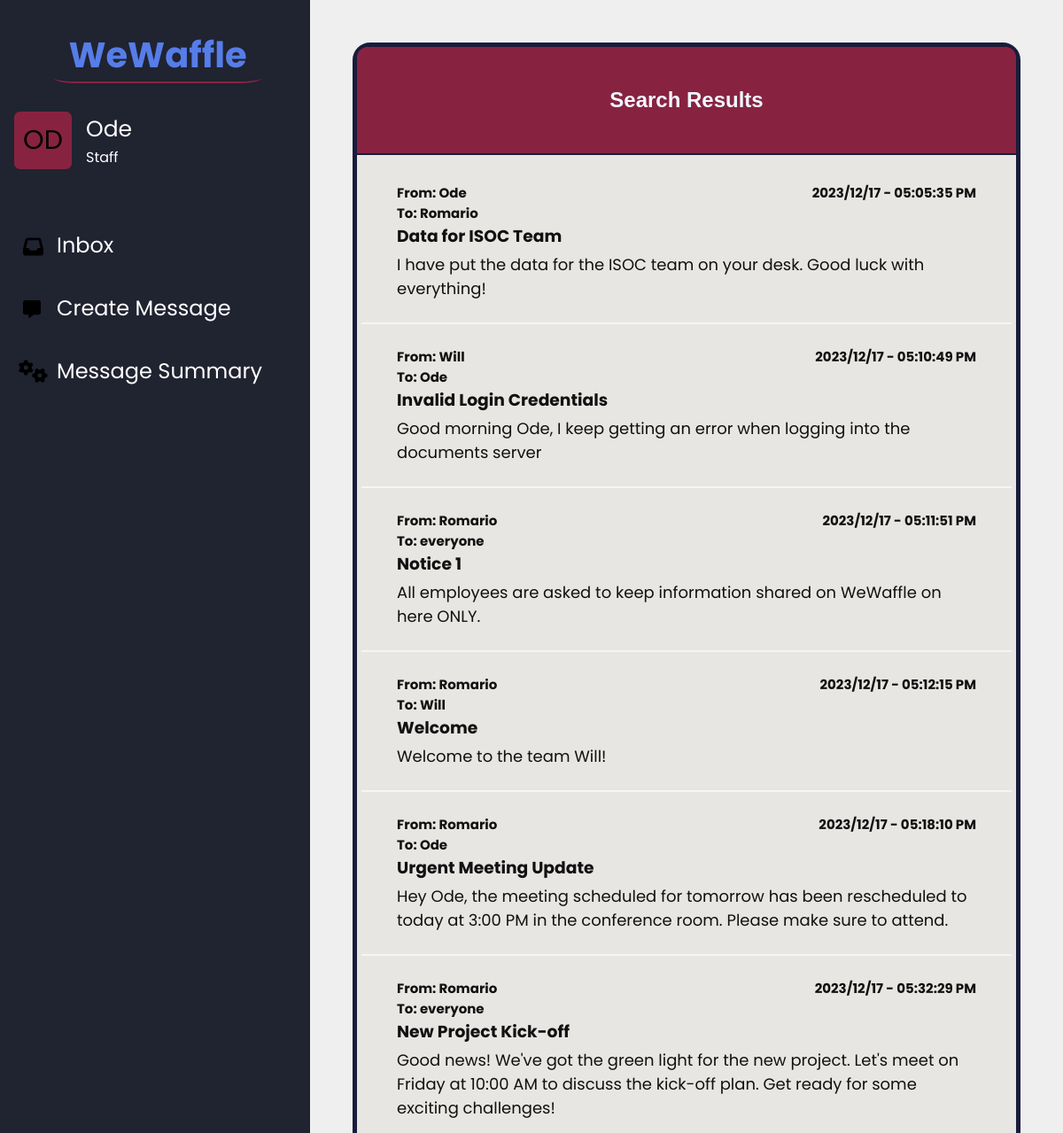
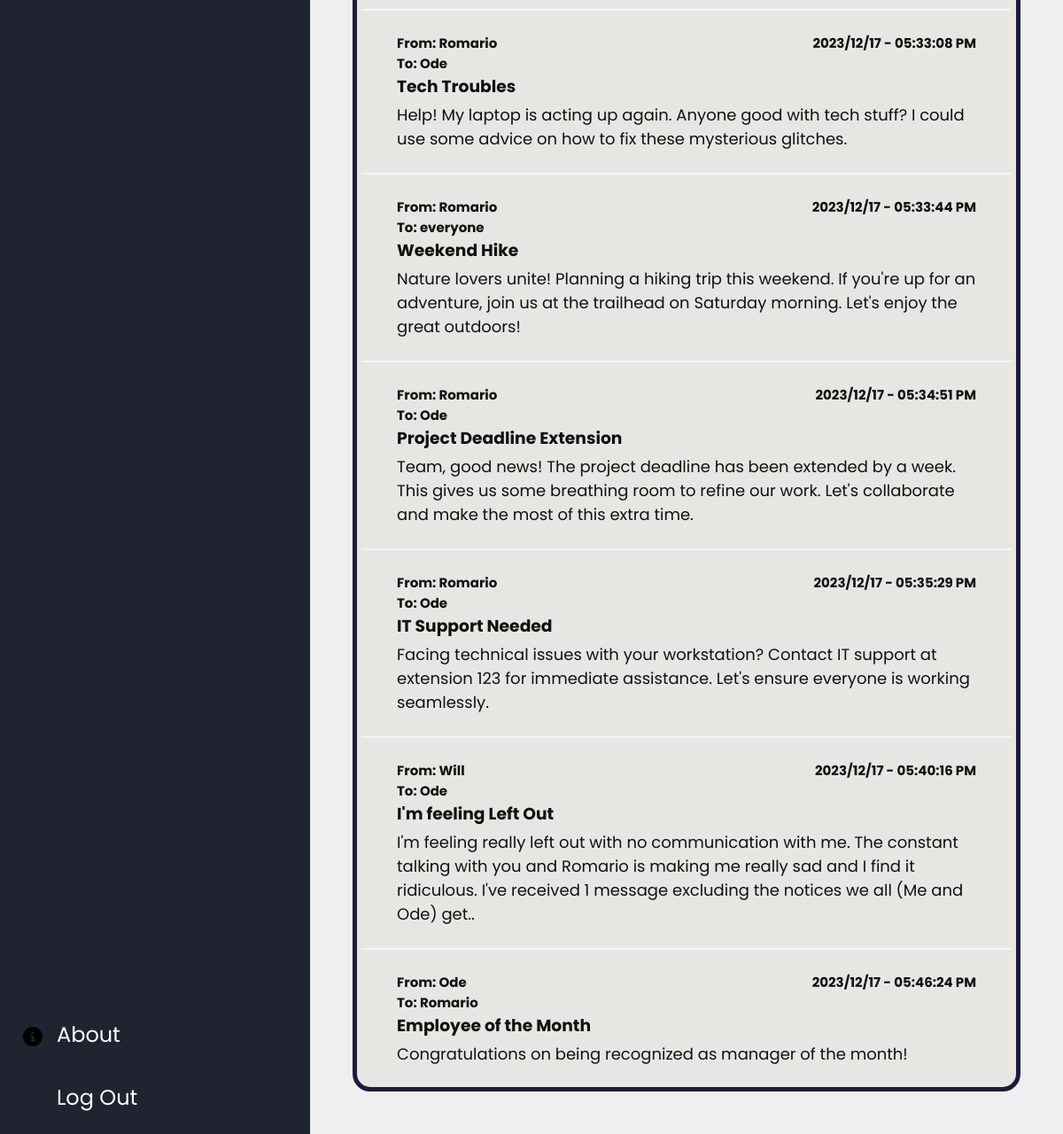
Page /return_search.php (signed in) on the committed database (2 pictures, top to bottom).
### tables this page shows
CREATE TABLE `message` (
  `sender` varchar(30) NOT NULL,
  `receiver` varchar(30) NOT NULL,
  `messageTitle` varchar(70) NOT NULL,
  `message` varchar(255) NOT NULL,
  `datesent` datetime NOT NULL DEFAULT '0000-00-00 00:00:00' ON UPDATE current_timestamp(),
  `status` varchar(10) NOT NULL DEFAULT 'unread'
);

### return_search.php (the view, shortened to what this page needs)
<?php
$conn = mysqli_connect("localhost", "root", "", "wewafflesystem");
?>
<!DOCTYPE html>
<html lang="en">
<head>
    <link rel="stylesheet" href="./styles.css">
</head>
<body>
    <div class="message-container">
        <div class="menu">
            <div class=menuCompanyName>
                <p>WeWaffle</p>
            </div>
            <div class="userInfo">
                <div class="userProfile">
                    <div class="ProfileBox">
                        <?php echo strtoupper(substr($_SESSION['username'],0,2))  ?>
                    </div>
                    <div class="username">
                        <p id="displayName"><?php echo $_SESSION['username'] ?></p>
                        <p id="displayRole"> <?php echo $_SESSION['userRole'] ?> </p>
                    </div>
                </div>
            </div>
            <div class="menuOptions">
                <div class="topMenu">
                    <p id="inbox"><a href="./message.php">Inbox</a></p>
                    <p id="createMsg"><a href="./create_message.php">Create Message</a></p>
                    <p id="msgSummary"><a href="./message_summary.php">Message Summary</a></p>
                </div>
                <div class="bottomMenu">
                    <p id="about"><a href="./about.php">About</a></p>
                    <p id="logout"><a href="./logout.php">Log Out</a></p>
                </div>
            </div>
        </div>
        <div class="message-body">
            <div class="inbox-left">
                <div class="inbox-header">
                    <h2> Search Results </h2>
                </div>
                <div class="inbox-messages-holder">
                <?php
                    $searchQuery = trim($_POST['messageText']);
                    $getmessages = mysqli_query($conn,"SELECT * FROM message WHERE message='$searchQuery' OR message LIKE '%$searchQuery%'");
                        if ($getmessages->num_rows > 0){
                            while($rowMsg=$getmessages->fetch_assoc()){
                                $dateTimeFromDatabase = $rowMsg['datesent'];
                                $dateObject = new DateTime($dateTimeFromDatabase);
                                $timeIn12HourFormat = $dateObject->format('h:i:s A');
                                $dateInYYYYMMDDFormat = $dateObject->format('Y/m/d');
                                echo"
                                        <div class='inbox-messages'>
                                            <div class='message-info'>
                                                <div class='sender'>
                                                    <p>From: ".$rowMsg['sender']."</p>
                                                    <p>To: ".$rowMsg['receiver']."</p>
                                                </div>
                                                <div class='date'>
                                                    <h4>".$dateInYYYYMMDDFormat." - ".$timeIn12HourFormat ."</h4>
                                                </div>
                                            </div>
                                            <div class ='message-title'>
                                                <h3> ".$rowMsg['messageTitle']."</h3>
                                            </div>
                                            <div class ='message-content'>
                                                <p> ".$rowMsg['message']." </p>
                                            </div>
                                        </div>";
                            }
                        }  else {
                            echo "<p id='noResults'> No results found </p>";
                        }
                ?>
                </div>
            </div>
        </div>
    </div>
</body>
</html>

### styles.css (style rules this page uses)
* { box-sizing: border-box; padding:0; margin:0; }
.menuCompanyName { margin: 0px; font-family: 'Poppins', sans-serif; font-weight: bold; font-size: 40px; color:#567de8; border-bottom: 2px solid #872341; margin-right:55px; margin-left: 45px; text-align: center; border-radius: 10%; }
#displayName { font-size:25px; color:white }
#displayRole { color:white }
.message-container { height:100vh; width: 100%; display: flex; background-color:#efefef; }
.menu { gap:2em; padding-top:2em; padding-left: 1em; font-family: 'Poppins', sans-serif; display: flex; flex-direction: column; max-width: 350px; width:100%; background-color: rgb(32,35,48) }
.topMenu, .bottomMenu { font-size: 24px; display: flex; flex-direction: column; gap:1.5em }
.menuOptions { font-size: 24px; display: flex; flex-direction: column; justify-content: space-between; gap:1.5em; height:100%; padding-bottom: 1em; margin-top:1.5em; }
a { text-decoration: none; color: white }
#inbox { padding-left: 2em; background-image: url(./Images/inbox-solid.svg); background-size: 23px; background-position: 10px 8px; background-repeat: no-repeat; }
#createMsg { padding-left: 2em; background-image: url(./Images/message-solid.svg); background-size: 20px; background-position: 10px 9px; background-repeat: no-repeat; }
#msgSummary { padding-left: 2em; background-image: url(./Images/gears-solid.svg); background-size: 33px; background-position: 5px 5px; background-repeat: no-repeat; }
#about { padding-left: 2em; background-image: url(./Images/circle-info-solid.svg); background-size: 22px; background-position: 10px 9px; background-repeat: no-repeat; }
#logout { padding-left: 2em; background-image: url(./Images/right-from-bracket-solid.svg); background-size: 22px; background-position: 10px 9px; background-repeat: no-repeat; }
.userProfile { display: flex; align-items: center; gap:1em }
.ProfileBox { display: flex; align-items: center; justify-content: center; height:65px; font-size:30px; width: 65px; border-radius: 10%; background-color: #872341; }
.message-body { margin:3em 3em; display: flex; justify-content: center; gap:3em; width:100%; max-width:100%; font-family: "Monsterrat", sans-serif; }
.inbox-left { min-width:600px; width:100%; max-width:900px; display: flex; flex-direction:column; background-color:#e8e6e3; border-radius:20px; border:#191c3b 5px solid; gap:1px; }
.inbox-header { display:flex; justify-content: center; align-items: center; height:5%; background-color:#872341; border-top-left-radius: 12px; border-top-right-radius: 12px; color:aliceblue; border-bottom:2px solid #191c3b; }
.inbox-messages-holder { display: flex; flex-direction:column; padding:5px; overflow:auto; }
.inbox-messages { padding: 25px 40px; border-bottom: 2px solid whitesmoke; color:#111111; font-family: "Poppins", sans-serif; }
.message-title { padding-bottom:4px; }
.message-content { font-size:18px; }
.message-info { display: flex; justify-content: space-between; font-size:15px; font-weight:bold; }

### rows in the picture
message: sender "Ode", receiver "Romario", datesent "2023/12/17", datesent "05:05:35 PM", messageTitle "Data for ISOC Team", message "I have put the data for the ISOC team on your desk. Good luck with everything!"
message: sender "Will", receiver "Ode", datesent "2023/12/17", datesent "05:10:49 PM", messageTitle "Invalid Login Credentials", message "Good morning Ode, I keep getting an error when logging into the documents server"
message: sender "Romario", receiver "everyone", datesent "2023/12/17", datesent "05:11:51 PM", messageTitle "Notice 1", message "All employees are asked to keep information shared on WeWaffle on here ONLY."
message: sender "Romario", receiver "Will", datesent "2023/12/17", datesent "05:12:15 PM", messageTitle "Welcome", message "Welcome to the team Will!"
message: sender "Romario", receiver "Ode", datesent "2023/12/17", datesent "05:18:10 PM", messageTitle "Urgent Meeting Update", message "Hey Ode, the meeting scheduled for tomorrow has been rescheduled to today at 3:00 PM in the conference room. Please make sure to attend."
message: sender "Romario", receiver "everyone", datesent "2023/12/17", datesent "05:32:29 PM", messageTitle "New Project Kick-off", message "Good news! We've got the green light for the new project. Let's meet on Friday at 10:00 AM to discuss the kick-off plan. Get ready for some exciting challenges!"
message: sender "Romario", receiver "Ode", datesent "2023/12/17", datesent "05:33:08 PM", messageTitle "Tech Troubles", message "Help! My laptop is acting up again. Anyone good with tech stuff? I could use some advice on how to fix these mysterious glitches."
message: sender "Romario", receiver "everyone", datesent "2023/12/17", datesent "05:33:44 PM", messageTitle "Weekend Hike", message "Nature lovers unite! Planning a hiking trip this weekend. If you're up for an adventure, join us at the trailhead on Saturday morning. Let's enjoy the great outdoors!"
message: sender "Romario", receiver "Ode", datesent "2023/12/17", datesent "05:34:51 PM", messageTitle "Project Deadline Extension", message "Team, good news! The project deadline has been extended by a week. This gives us some breathing room to refine our work. Let's collaborate and make the most of this extra time."
message: sender "Romario", receiver "Ode", datesent "2023/12/17", datesent "05:35:29 PM", messageTitle "IT Support Needed", message "Facing technical issues with your workstation? Contact IT support at extension 123 for immediate assistance. Let's ensure everyone is working seamlessly."
message: sender "Will", receiver "Ode", datesent "2023/12/17", datesent "05:40:16 PM", messageTitle "I'm feeling Left Out", message "I'm feeling really left out with no communication with me. The constant talking with you and Romario is making me really sad and I find it ridiculous. I've received 1 message excluding the notices we all (Me and Ode) get.."
message: sender "Ode", receiver "Romario", datesent "2023/12/17", datesent "05:46:24 PM", messageTitle "Employee of the Month", message "Congratulations on being recognized as manager of the month!"

### other values in the picture
substr($_SESSION['username'],0,2) "OD"
$_SESSION['username'] "Ode"
$_SESSION['userRole'] "Staff"
